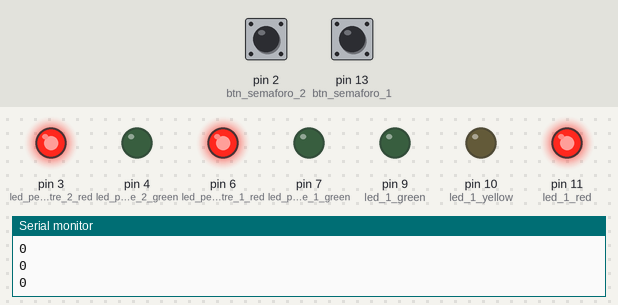
Bench run of a sketch on a simulated Arduino Uno, built with avr-gcc and run on an emulated ATmega328P. Parts: output pins drawn as LEDs (lit = HIGH), the last lines printed to the serial monitor. Inputs (shaded band) come from the test bench; at power-on: pin 13 (btn_semaforo_1) LOW, pin 2 (btn_semaforo_2) LOW.

Above: at 1.2 s.
1.3 s: pin 13 (btn_semaforo_1) pulled HIGH for 1 s
At 2.7 s:
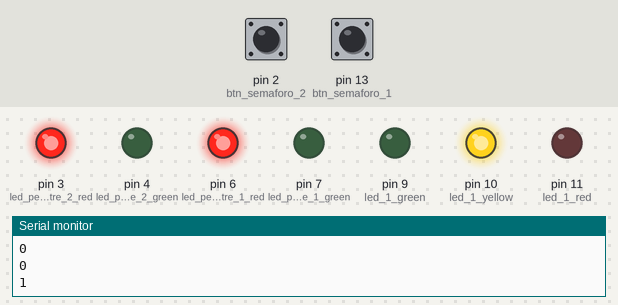
At 4.2 s:
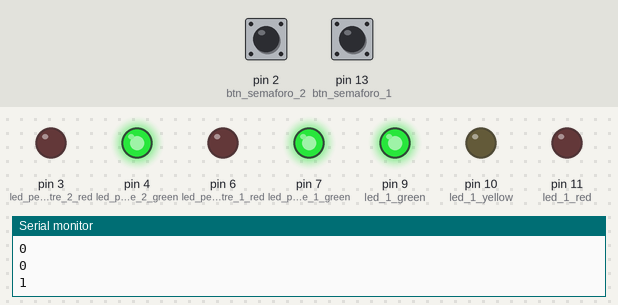
Timing chart, 0 to 10.0 s (numbered marks = the images above; inputs shaded):
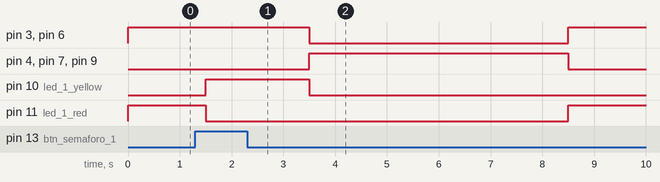

Measured:
- after the input at 1.3 s, pin 3 (led_pedestre_2_red): HIGH → LOW after 2.2 s, → HIGH 5.0 s later; pin 4 (led_pedestre_2_green): LOW → HIGH after 2.2 s, → LOW 5.0 s later

The sketch:

semaforo_inteligente.ino
```cpp
// Botões do semáforo para os pedestres
int btn_semaforo_1 = 13;
int btn_semaforo_2 = 2;

// Semáforo principal --------------------
int led_1_red = 11;
int led_1_yellow = 10;
int led_1_green = 9;


// Semáfaro pedestres ---------------------
// primeira dupla
int led_pedestre_1_green = 7;
int led_pedestre_1_red = 6;

// segunda dupla
int led_pedestre_2_green = 4;
int led_pedestre_2_red = 3;


// Funções para ligar semáforo principal --------
void ligaVerde(void){
  digitalWrite(led_1_green, LOW);
  digitalWrite(led_1_red, HIGH);
}

void ligaAmarelo(void){
  digitalWrite(led_1_red, LOW);
  digitalWrite(led_1_yellow, HIGH);
  delay(2000);
}

void ligaVermelho(void){
  digitalWrite(led_1_yellow, LOW);
  digitalWrite(led_1_green, HIGH);
  delay(5000);
}


// Funções para ligar semáforos pedestre ---------
void ligaVerdePedestre(void){
  digitalWrite(led_pedestre_1_green, HIGH);
  digitalWrite(led_pedestre_2_green, HIGH);
  digitalWrite(led_pedestre_1_red, LOW);
  digitalWrite(led_pedestre_2_red, LOW);
}

void ligaVermelhoPedestre(void){
  digitalWrite(led_pedestre_1_green, LOW);
  digitalWrite(led_pedestre_2_green, LOW);
  digitalWrite(led_pedestre_1_red, HIGH);
  digitalWrite(led_pedestre_2_red, HIGH);
}


// Definindo modo dos pinos
void setup()
{
  pinMode(btn_semaforo_1, INPUT);
  pinMode(btn_semaforo_2, INPUT);

  pinMode(led_1_red, OUTPUT);
  pinMode(led_1_yellow, OUTPUT);
  pinMode(led_1_green, OUTPUT);

  pinMode(led_pedestre_1_green, OUTPUT);
  pinMode(led_pedestre_2_green, OUTPUT);
  pinMode(led_pedestre_1_red, OUTPUT);
  pinMode(led_pedestre_2_red, OUTPUT);

  Serial.begin(9600);
}

int btn_pressionado = 0;

// Loop para o funcionamento do semáforo
void loop()
{
  Serial.println(digitalRead(btn_semaforo_1));

  if (digitalRead(btn_semaforo_1) == HIGH ||
      digitalRead(btn_semaforo_2) == HIGH){
    btn_pressionado = 1;
  	ligaAmarelo();
  	ligaVerdePedestre();
  	ligaVermelho();
  }

  ligaVermelhoPedestre();
  ligaVerde();

  // Aguardar 5 segundos após pressionar o botão
  if (btn_pressionado == 1){
    delay(5000);
    btn_pressionado = 0;
  }


  delay(250); // Evita loop desnecessário

}
```
